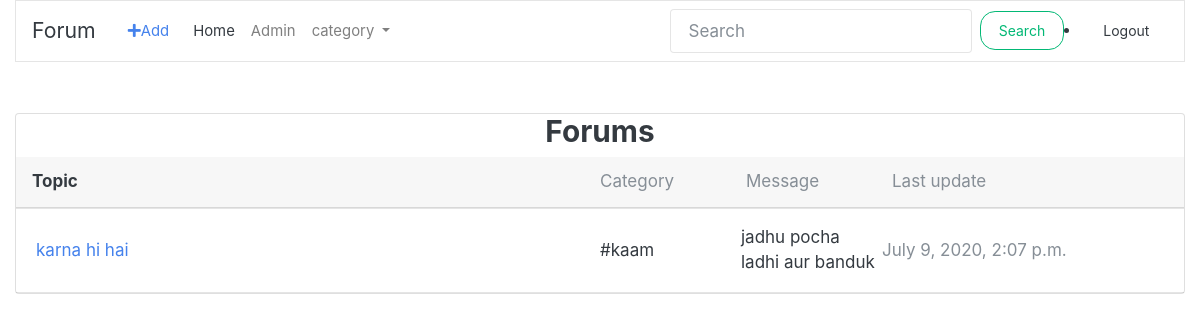
The app's page /forums/c/#kaam/ (signed in) with its own data.
### forums/models.py (models this page shows, shortened)
class ForumPost(models.Model):
    image = models.ImageField(upload_to = 'media/', blank = True, null=True)
    owner = models.ForeignKey(User,on_delete=models.CASCADE,blank=True)
    topic = models.CharField(max_length = 150)
    category = models.CharField(max_length = 50)
    message = models.TextField()
    slug = models.SlugField(blank = True, null=True)
    timestamp = models.DateTimeField(auto_now_add=True)
    updated = models.DateTimeField(auto_now = True)
    class Meta:
        ordering = ['-updated','-timestamp']
    def get_absolute_url(self):
        return reverse('forums:detail', kwargs={"slug" : self.slug})

### forums/views.py (the view)
# urls.py: path('c/<str:category>/',CategoryView.as_view(template_name='forums/forumpost_list.html'), name= "category"),
class CategoryView(ListView):
    def get_queryset(self):
        category = self.kwargs.get('category')
        if category :
            queryset = ForumPost.objects.filter(
                Q(category__iexact = category) |
                Q(category__icontains= category)
                )
        else:
            queryset = ForumPost.objects.none()
        return queryset
    def get_context_data(self,*args,**kwargs):
        context = super().get_context_data(**kwargs)
        context['list_of_categories']= all_cat
        return context

### forums/templates/forums/forumpost_list.html (shortened to what this page needs)
{% extends 'forums/bass.html' %} {% block content %}
<div class="card mb-3">
    <center>
        <h3>Forums</h3>
    </center>
    <div class="card-header pr-0 pl-0">
        <div class="row no-gutters align-items-center w-100">
            <div class="col font-weight-bold pl-3">Topic</div>
            <div class="d-none d-md-block col-6 text-muted">
                <div class="row no-gutters align-items-center">
                    <div class="col-3">Category</div>
                    <div class="col-3">Message</div>
                    <div class="col-6">Last update</div>
                </div>
            </div>
        </div>
    </div>
    <hr class="m-0"> {% if object_list %} {% for object in object_list %}
    <div class="card-body py-3">
        <div class="row no-gutters align-items-center">
            <div class="col"><a href="{{ object.get_absolute_url }}" class="text-big font-weight-semibold" data-abc="true">{{ object.topic }}</a></div>
            <div class="d-none d-md-block col-6">
                <div class="row no-gutters align-items-center">
                    <div class="col-3">{{ object.category }}</div>
                    <div class="col-3">{{ object.message }}</div>
                    <div class="text-muted  text-truncate">{{ object.timestamp }} &nbsp;&nbsp;
                    </div>
                </div>
            </div>
        </div>
    </div>
    <hr class="m-0"> {% endfor %} {% endif %}
</div>
{% endblock content %}

### records on screen
ForumPost: topic "karna hi hai", category "#kaam", message "jadhu pocha ladhi aur banduk", timestamp "July 9, 2020, 2:07 p.m."
